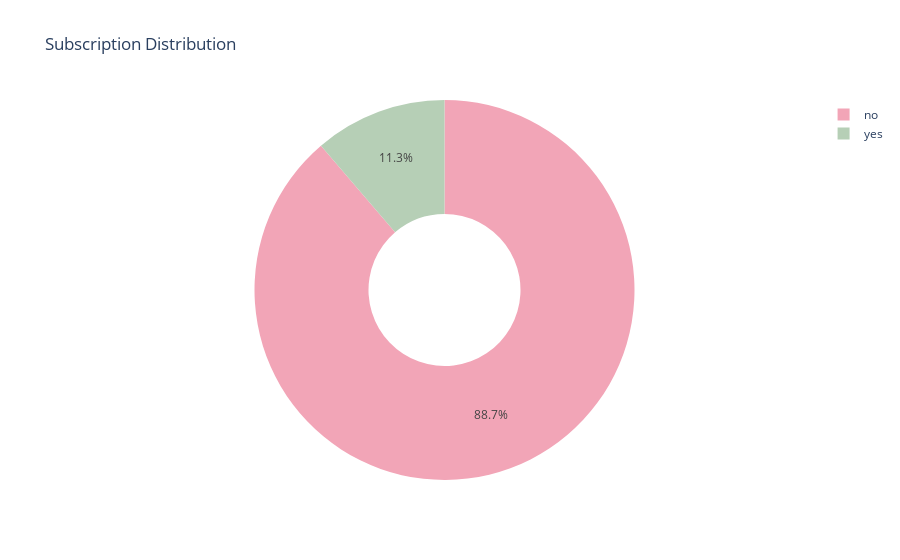

The cell this chart's notebook holds for it:
### Code cell
# Visualize subscription (target variable) distribution and observe if there is an imbalance

fig = px.pie(
    bankmktg_df,
    names='subscription',
    title='Subscription Distribution',
    hole=0.4,
    color_discrete_sequence=['#F2A5B7', '#B6CFB6'] 
)
fig.update_traces(textposition='inside', textinfo='percent')
fig.write_image("images/subscription_dist.png")
fig.show()

### Figure 1 — Plotly figure (JSON) as saved in the notebook; plotly's stock layout.template omitted (floating-point values rounded to 4 significant figures; data arrays with more than 128 entries replaced by an {"elided": "..."} marker saying what was removed)
{"data": [{"domain": {"x": [0, 1], "y": [0, 1]}, "hole": 0.4, "hovertemplate": "subscription=%{label}<extra></extra>", "labels": {"elided": "41176 str values"}, "legendgroup": "", "name": "", "showlegend": true, "textinfo": "percent", "textposition": "inside", "type": "pie"}], "layout": {"autosize": true, "legend": {"tracegroupgap": 0}, "piecolorway": ["#F2A5B7", "#B6CFB6"], "title": {"text": "Subscription Distribution"}}}
